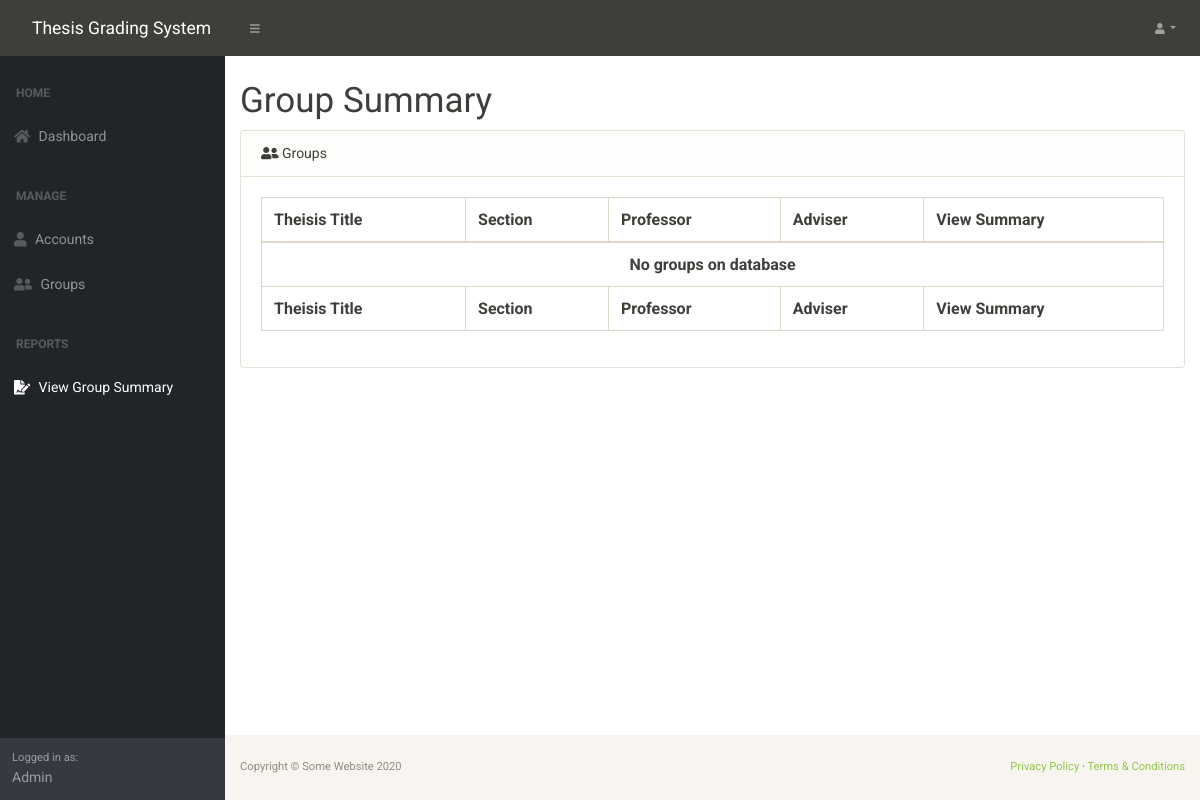
Page /GroupSummary/AdminSummary.php (signed in) on the earlier database version.
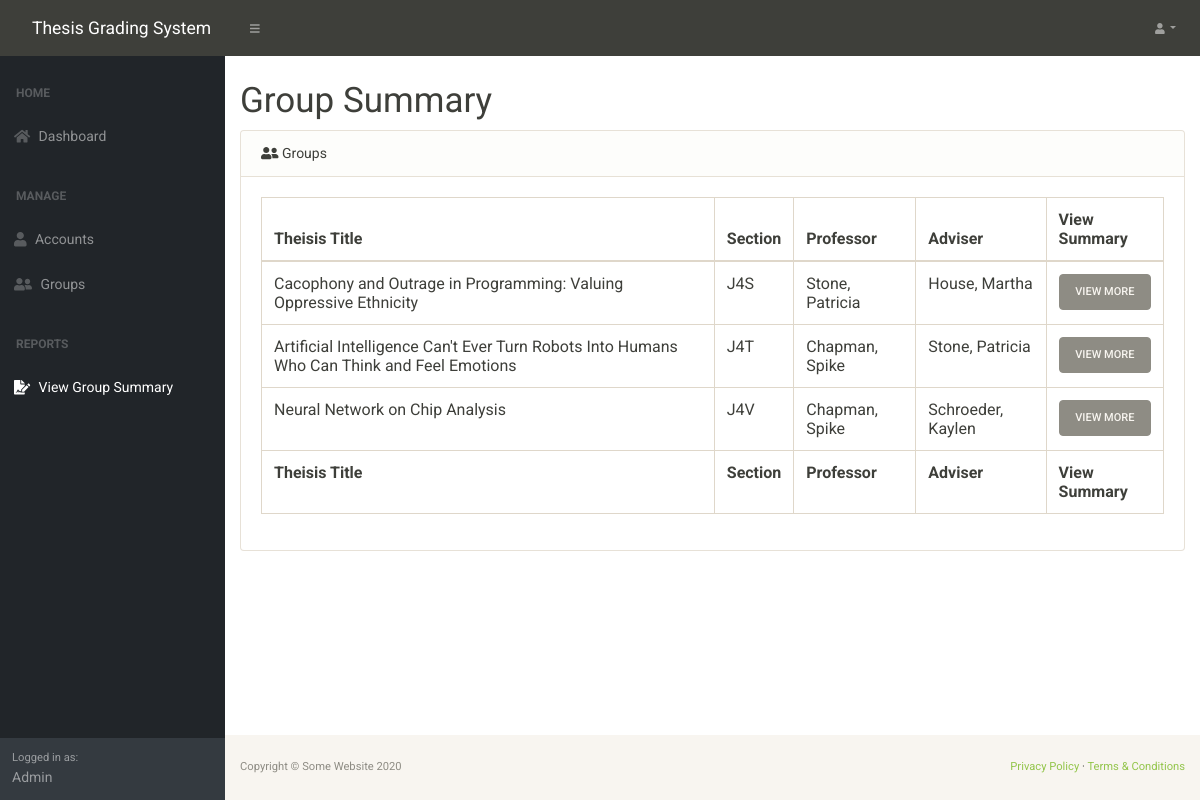
Same page on the later database version.
### tables this page shows
CREATE TABLE `groups` (
  `Id` int(11) NOT NULL,
  `Thesis_Title` varchar(255) DEFAULT NULL,
  `Section` varchar(3) NOT NULL
);

CREATE TABLE `accounts` (
  `Id` int(11) NOT NULL,
  `Username` varchar(255) NOT NULL,
  `Password` varchar(40) NOT NULL,
  `Firstname` varchar(255) NOT NULL,
  `Lastname` varchar(255) NOT NULL,
  `Role_Id` int(11) NOT NULL,
  `Disabled` tinyint(1) NOT NULL
);

### Backend/classes/DBHandler.php (called while the page is built, shortened)
<?php
require_once("Account.php");
require_once("Group.php");
class DBHandler
{
	static private $server = "localhost";
	static private $s_username = "root";
	static private $s_pass = "";
	static private $dbName = "thesis-grading-system-db";
	public static function GetGroups(){
		$connection = new mysqli(self::$server, self::$s_username, self::$s_pass, self::$dbName);
		$stmt = $connection->prepare("SELECT *  FROM Groups");
		$rc = $stmt->execute();
		$res = $stmt->get_result();
		if($res->num_rows > 0){
			$groups = array();
			while($row = $res->fetch_assoc()){
				$id = $row['Id'];
				$title = $row['Thesis_Title'];
				$section = $row['Section'];
				array_push($groups, Group::Create($id, $title, $section));
			}
			return $groups;
		}
		else{
			return NULL;
		}
	}
	public static function GetGroupFaculty($groupId, $facultyId){
		$connection = new mysqli(self::$server, self::$s_username, self::$s_pass, self::$dbName);
		$stmt = $connection->prepare("SELECT Accounts.*  FROM Faculty_Assignment INNER JOIN Accounts ON Faculty_Assignment.Account_ID = Accounts.Id WHERE Group_Id = ? AND Faculty_Type_Id = ?");
		$stmt->bind_param("dd", $groupId, $facultyId);
		$stmt->execute();
		$res = $stmt->get_result();
		if($res->num_rows > 0){
			$faculty = array();
			while($row = $res->fetch_assoc()){
				$id = $row['Id'];
				$firstname = $row['Firstname'];
				$lastname = $row['Lastname'];
				$username = $row['Username'];
				$roleId = $row['Role_Id'];
				$disabled = $row['Disabled'];
				array_push($faculty, Account::CreateAccountWithInfo($id, $firstname, $lastname, $username, $roleId,$disabled));
			}
			return $faculty;
		}
		else{
			return NULL;
		}
	}
}
?>

### Backend/classes/Group.php (called while the page is built, shortened)
<?php
class Group{
	public static function Create($_id, $_title, $_section){
		$g = new Group();
		$g->id = $_id;
		$g->title = $_title;
		$g->section = $_section;
		return $g;
	}
}
?>

### Backend/classes/Account.php (called while the page is built, shortened)
<?php
class Account{
	public static function CreateAccountWithInfo($_id, $_firstname, $_lastname, $_username,$_roleId, $_disabled){
		$instance = new Account();
		$instance->id = $_id;
		$instance->firstname = $_firstname;
		$instance->lastname = $_lastname;
		$instance->username = $_username;
		$instance->roleid = $_roleId;
		$instance->disabled = $_disabled;
		return $instance;
	}
}
?>

### GroupSummary/AdminSummary.php (the view, shortened to what the changed rows need)
<?php
require_once("../Backend/classes/Group.php");
require_once("../Backend/classes/DBHandler.php");
require_once("../Backend/classes/Account.php");
?>
<html>
    <head>
        <link href="../css/styles.css" rel="stylesheet" />
        <link href="../css/bootstrap-sandstone.min.css" rel="stylesheet" />
        <link href="https://cdn.datatables.net/1.10.20/css/dataTables.bootstrap4.min.css" rel="stylesheet" />
    </head>
    <body class="sb-nav-fixed">
        <div id="layoutSidenav">
            <div id="layoutSidenav_content">
                <main>
                    <div class="container-fluid">
                        <h1 class="mt-4">Group Summary</h1>
                        <div class="card mb-4">
                            <div class="card-body">
                                <div class="table-responsive">
                                    <table class="table table-bordered" id="dataTable" width="100%" cellspacing="0">
                                        <thead>
                                            <tr>
                                                <th>Theisis Title</th>
                                                <th>Section</th>
                                                <th>Professor</th>
                                                <th>Adviser</th>
                                                <th>View Summary</th>
                                            </tr>
                                        </thead>
                                        <tfoot>
                                            <tr>
                                                <th>Theisis Title</th>
                                                <th>Section</th>
                                                <th>Professor</th>
                                                <th>Adviser</th>
                                                <th>View Summary</th>
                                            </tr>
                                        </tfoot>
                                        <tbody>
                                            <?php
                                                $groups = DBHandler::GetGroups();
                                                if($groups !== NULL){
                                                    foreach($groups as $g){
                                                        $adviser = DBHandler::GetGroupFaculty($g->id, 1);
                                                        $professor = DBHandler::GetGroupFaculty($g->id, 4);
                                                    ?>
                                                        <tr>
                                                            <td><?=$g->title?></td>
                                                            <td><?=$g->section?></td>
                                                            <td><?=$professor[0]->lastname.", ".$professor[0]->firstname?></td>
                                                            <td><?=$adviser[0]->lastname.", ".$adviser[0]->firstname?></td>
                                                            <td>
                                                               <a class='btn btn-secondary btn-block text-light' href="ViewGroupSummary.php?id=<?=$g->id?>">
                                                                    View More
                                                                </a>
                                                            </td>
                                                        </tr>
                                                    <?php
                                                    }
                                                }
                                                else{ ?>
                                                    <tr><th colspan="5" class = "text-center">No groups on database</th></tr>
                                                <?php } ?>
                                        </tbody>
                                    </table>
                                </div>
                            </div>
                        </div>
                    </div>
                </main>
            </div>
        </div>
    </body>
</html>

Differences in the rows shown:
added groups: Thesis_Title "Cacophony and Outrage in Programming: Valuing Oppressive Ethnicity", Section "J4S", accounts.Lastname "Stone", accounts.Firstname "Patricia", accounts.Lastname "House", accounts.Firstname "Martha"
added groups: Thesis_Title "Artificial Intelligence Can't Ever Turn Robots Into Humans Who Can Think and Feel Emotions", Section "J4T", accounts.Lastname "Chapman", accounts.Firstname "Spike", accounts.Lastname "Stone", accounts.Firstname "Patricia"
added groups: Thesis_Title "Neural Network on Chip Analysis", Section "J4V", accounts.Lastname "Chapman", accounts.Firstname "Spike", accounts.Lastname "Schroeder", accounts.Firstname "Kaylen"
Other differences:
text no longer shown: "No groups on database"
